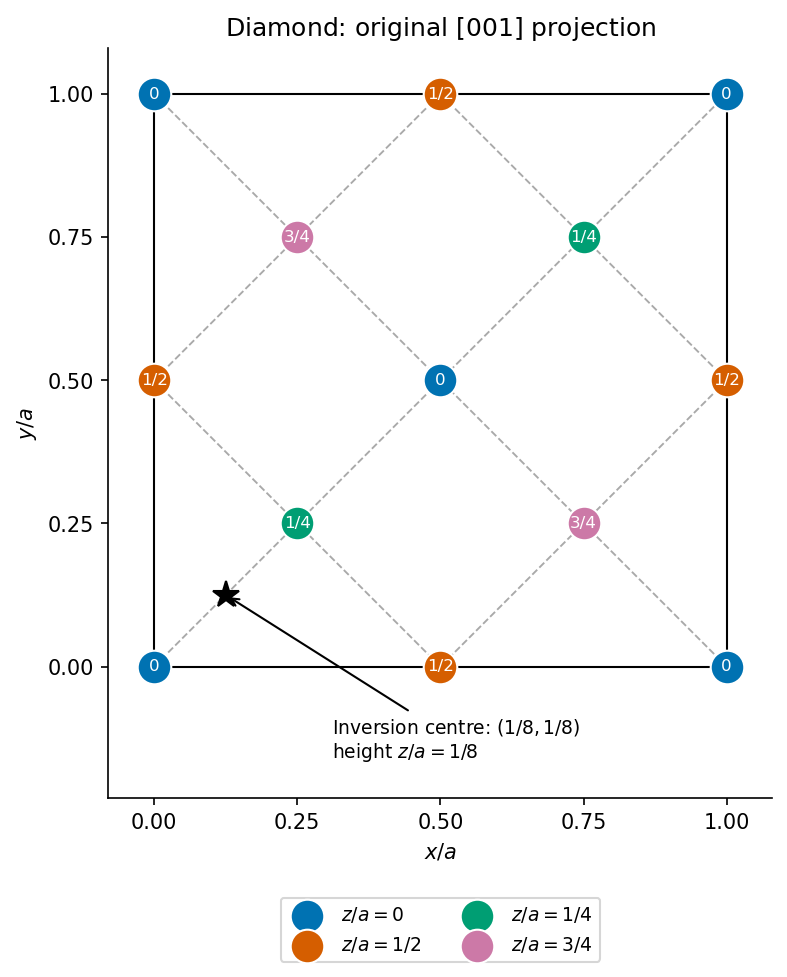

Recreate this plot in Python.
"""Original schematic/calculation. Save only a PNG basename in the working directory."""
import matplotlib
matplotlib.use("Agg")
import matplotlib.pyplot as plt
import numpy as np
from matplotlib.patches import Rectangle,Polygon,Circle
plt.rcParams.update({"font.size":10,"axes.spines.top":False,"axes.spines.right":False})
def finish(fig,name):
    fig.savefig(name+".png",dpi=150,bbox_inches="tight",facecolor="white")
    plt.close(fig)

fig,ax=plt.subplots(figsize=(6.4,6.4),layout="constrained")
for c in np.arange(-.5,2,.5):
 x=np.linspace(0,1,500)
 for y in [x+c,-x+c]:
  mask=(y>=0)&(y<=1)
  ax.plot(x[mask],y[mask],"--",color="#a9a9a9",lw=.9,zorder=1)
groups=[
([(0,0),(1,0),(0,1),(1,1),(.5,.5)],"0","#0072b2"),
([(.5,0),(.5,1),(0,.5),(1,.5)],"1/2","#d55e00"),
([(.25,.25),(.75,.75)],"1/4","#009e73"),
([(.25,.75),(.75,.25)],"3/4","#cc79a7")]
for pts,label,color in groups:
 xy=np.array(pts)
 ax.scatter(*xy.T,s=260,color=color,edgecolors="white",zorder=3,label=rf"$z/a={label}$")
 for x,y in pts:ax.text(x,y,label,ha="center",va="center",color="white",fontsize=8,zorder=4)
ax.add_patch(Rectangle((0,0),1,1,fill=False,color="black",lw=1))
ax.plot(.125,.125,"*",ms=13,color="black",zorder=5)
ax.annotate(r"Inversion centre: $(1/8,1/8)$"+"\n"+r"height $z/a=1/8$",xy=(.125,.125),xytext=(.31,-.16),arrowprops={"arrowstyle":"->"},fontsize=9)
ax.set(xlim=(-.08,1.08),ylim=(-.23,1.08),xlabel=r"$x/a$",ylabel=r"$y/a$",title=r"Diamond: original $[001]$ projection",aspect="equal",xticks=[0,.25,.5,.75,1],yticks=[0,.25,.5,.75,1])
ax.legend(loc="upper center",bbox_to_anchor=(.5,-.12),ncol=2,fontsize=9)
finish(fig,"paper-1-diamond-projection")
